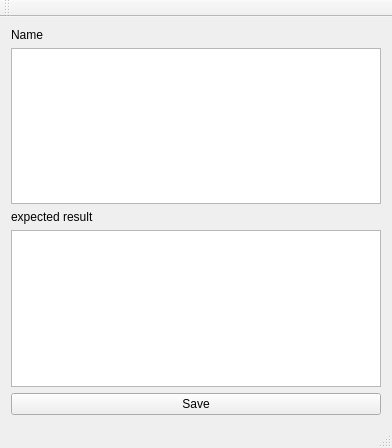
<?xml version="1.0" encoding="UTF-8"?>
<ui version="4.0">
 <class>Activity_PlanerClass</class>
 <widget class="QMainWindow" name="Activity_PlanerClass">
  <property name="geometry">
   <rect>
    <x>0</x>
    <y>0</y>
    <width>392</width>
    <height>448</height>
   </rect>
  </property>
  <property name="windowTitle">
   <string>Activity_Planer</string>
  </property>
  <widget class="QWidget" name="centralWidget">
   <layout class="QGridLayout" name="gridLayout">
    <item row="0" column="0">
     <widget class="QLabel" name="label">
      <property name="text">
       <string>Name</string>
      </property>
     </widget>
    </item>
    <item row="3" column="0" colspan="2">
     <widget class="QTextEdit" name="outEdit">
      <property name="markdown">
       <string/>
      </property>
      <property name="html">
       <string>&lt;!DOCTYPE HTML PUBLIC &quot;-//W3C//DTD HTML 4.0//EN&quot; &quot;http://www.w3.org/TR/REC-html40/strict.dtd&quot;&gt;
&lt;html&gt;&lt;head&gt;&lt;meta name=&quot;qrichtext&quot; content=&quot;1&quot; /&gt;&lt;style type=&quot;text/css&quot;&gt;
p, li { white-space: pre-wrap; }
&lt;/style&gt;&lt;/head&gt;&lt;body style=&quot; font-family:'MS Shell Dlg 2'; font-size:8pt; font-weight:400; font-style:normal;&quot;&gt;
&lt;p style=&quot;-qt-paragraph-type:empty; margin-top:5px; margin-bottom:5px; margin-left:0px; margin-right:0px; -qt-block-indent:0; text-indent:0px;&quot;&gt;&lt;br /&gt;&lt;/p&gt;&lt;/body&gt;&lt;/html&gt;</string>
      </property>
     </widget>
    </item>
    <item row="2" column="0">
     <widget class="QLabel" name="label_2">
      <property name="text">
       <string>expected result</string>
      </property>
     </widget>
    </item>
    <item row="1" column="0" colspan="2">
     <widget class="QTextEdit" name="titleEdit">
      <property name="markdown">
       <string/>
      </property>
      <property name="html">
       <string>&lt;!DOCTYPE HTML PUBLIC &quot;-//W3C//DTD HTML 4.0//EN&quot; &quot;http://www.w3.org/TR/REC-html40/strict.dtd&quot;&gt;
&lt;html&gt;&lt;head&gt;&lt;meta name=&quot;qrichtext&quot; content=&quot;1&quot; /&gt;&lt;style type=&quot;text/css&quot;&gt;
p, li { white-space: pre-wrap; }
&lt;/style&gt;&lt;/head&gt;&lt;body style=&quot; font-family:'MS Shell Dlg 2'; font-size:8pt; font-weight:400; font-style:normal;&quot;&gt;
&lt;p style=&quot;-qt-paragraph-type:empty; margin-top:0px; margin-bottom:0px; margin-left:0px; margin-right:0px; -qt-block-indent:0; text-indent:0px;&quot;&gt;&lt;br /&gt;&lt;/p&gt;&lt;/body&gt;&lt;/html&gt;</string>
      </property>
     </widget>
    </item>
    <item row="4" column="0" colspan="2">
     <widget class="QPushButton" name="pushButton">
      <property name="text">
       <string>Save</string>
      </property>
     </widget>
    </item>
   </layout>
  </widget>
  <widget class="QMenuBar" name="menuBar">
   <property name="geometry">
    <rect>
     <x>0</x>
     <y>0</y>
     <width>392</width>
     <height>22</height>
    </rect>
   </property>
  </widget>
  <widget class="QToolBar" name="mainToolBar">
   <attribute name="toolBarArea">
    <enum>TopToolBarArea</enum>
   </attribute>
   <attribute name="toolBarBreak">
    <bool>false</bool>
   </attribute>
  </widget>
  <widget class="QStatusBar" name="statusBar"/>
 </widget>
 <layoutdefault spacing="6" margin="11"/>
 <resources/>
 <connections/>
</ui>
